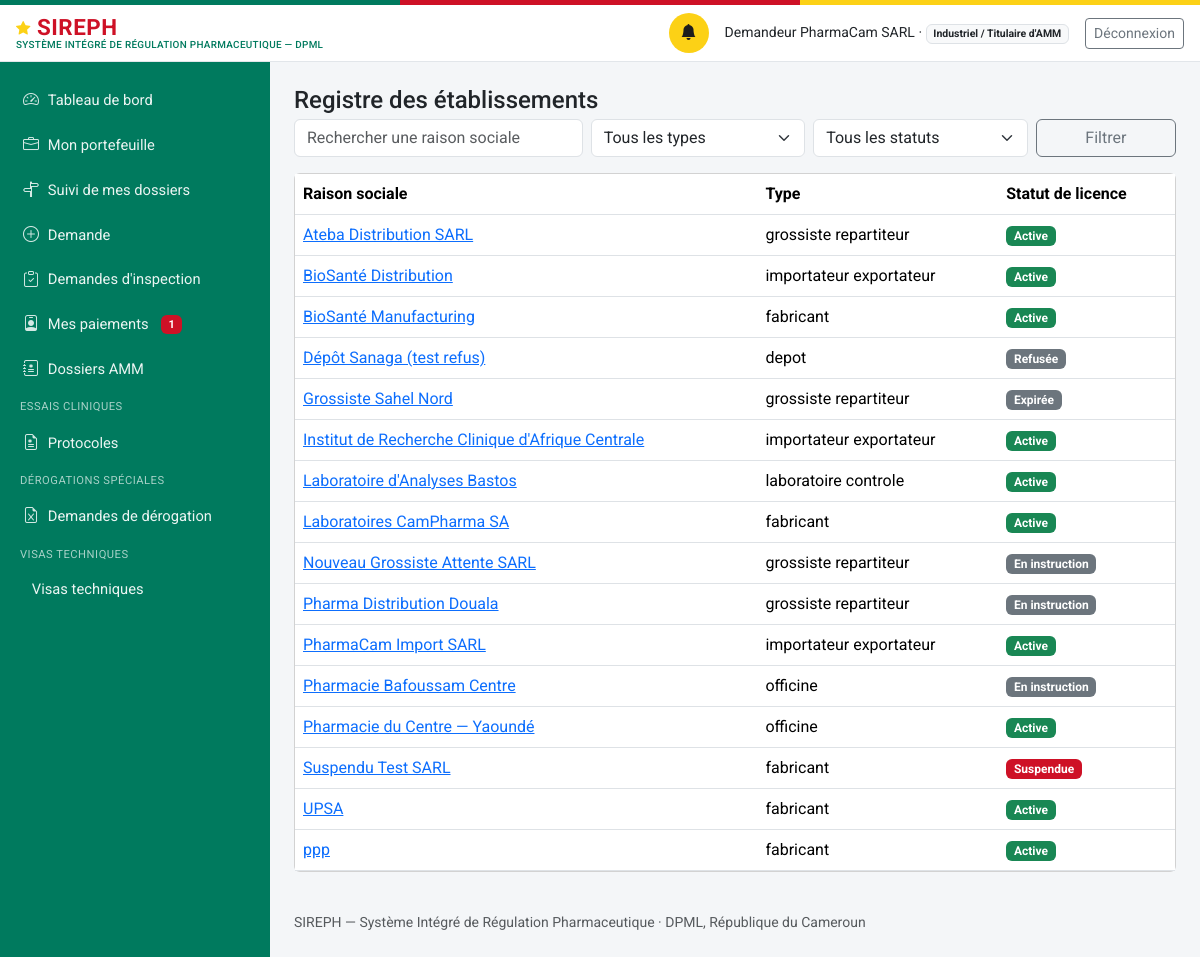
Page /etablissements (signed in) on the earlier database version.
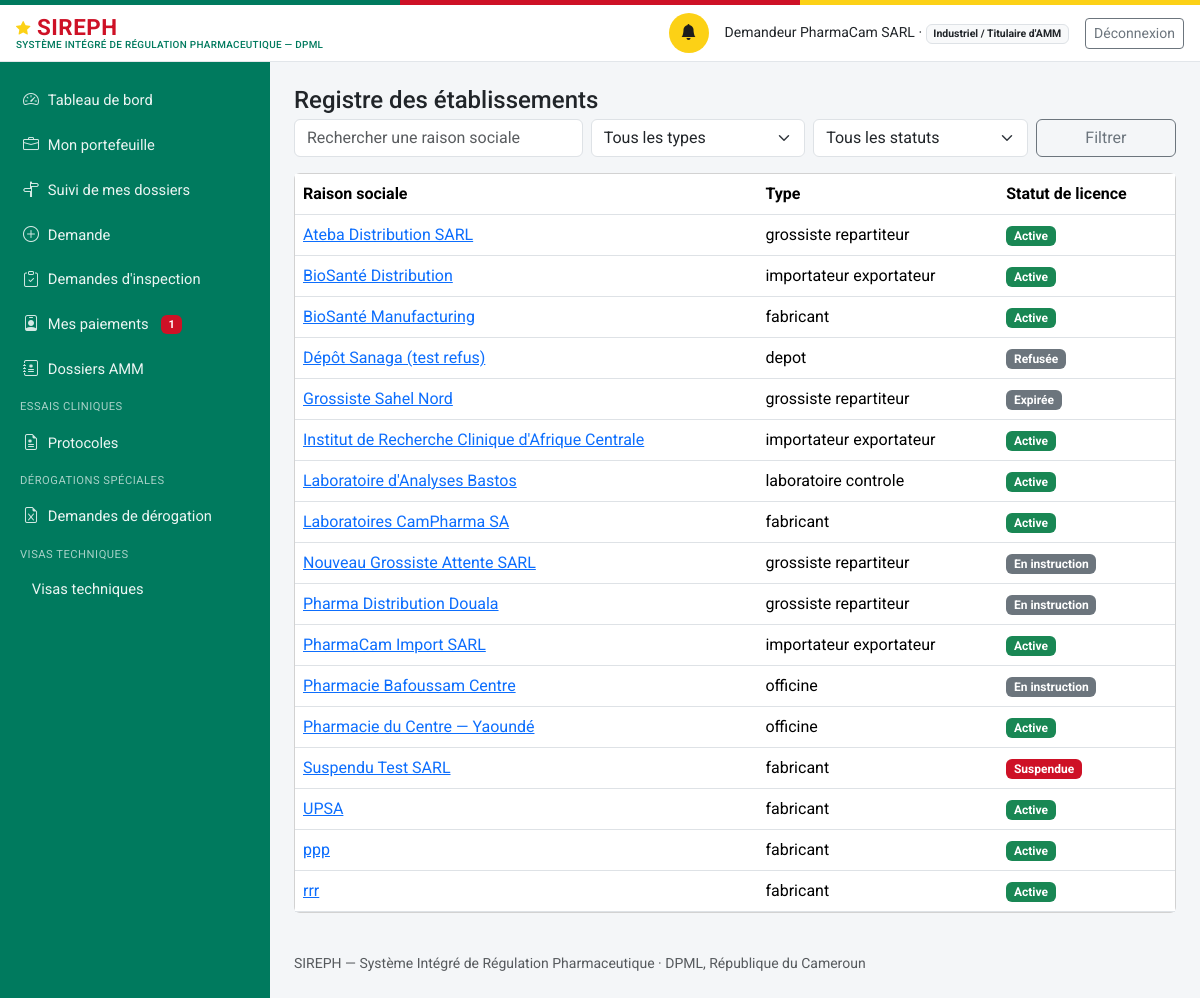
Same page on the later database version.
### models.py (models this page shows)
class Etablissement(db.Model):
    id = db.Column(db.Integer, primary_key=True)
    raison_sociale = db.Column(db.String(255), nullable=False)
    type = db.Column(db.String(40), nullable=False)
    adresse = db.Column(db.String(500))
    latitude = db.Column(db.Float, nullable=True)   # géolocalisation — exploité par le futur module RI
    longitude = db.Column(db.Float, nullable=True)
    statut_licence = db.Column(db.String(20), nullable=False, default="en_instruction")
    date_expiration_licence = db.Column(db.Date, nullable=True)
    pharmacien_responsable_id = db.Column(db.Integer, db.ForeignKey("personne.id"), nullable=True)
    categorie_activite = db.Column(db.String(30), nullable=True)
    pharmacien_responsable = db.relationship("Personne", foreign_keys=[pharmacien_responsable_id])

### routes_ri.py (the view)
@ri_bp.route("/etablissements")
def etablissements_registre():
    q = Etablissement.query
    texte = request.args.get("q", "").strip()
    type_etab = request.args.get("type", "")
    statut = request.args.get("statut", "")
    vue_publique = current_user() is None
    if vue_publique:
        q = q.filter_by(statut_licence="active")
        statut = "active"
    if texte:
        q = q.filter(Etablissement.raison_sociale.ilike(f"%{texte}%"))
    if type_etab:
        q = q.filter_by(type=type_etab)
    if statut and not vue_publique:
        q = q.filter_by(statut_licence=statut)
    etablissements = q.order_by(Etablissement.raison_sociale).all()
    return render_template("inspection/etablissements_registre.html", etablissements=etablissements,
                            q=texte, type_etab=type_etab, statut=statut, vue_publique=vue_publique)

### auth.py (called while the page is built)
def current_user():
    uid = session.get("user_id")
    if not uid:
        return None
    return db.session.get(Personne, uid)

### models.py (called while the page is built)
    @property
    def role_label(self):
        from permissions import ROLES
        return ROLES.get(self.role_systeme, self.role_systeme)

    @property
    def niveau(self):
        from permissions import niveau
        return niveau(self)

    @property
    def est_externe(self):
        from permissions import est_externe
        return est_externe(self.role_systeme)

### paiements.py (called while the page is built)
def _representant_etablissement(etablissement_id):
    return (Personne.query
            .filter(Personne.etablissement_rattachement_id == etablissement_id,
                    Personne.role_systeme.in_(_PROFILS_REPRESENTANTS),
                    Personne.statut_compte == "actif")
            .first())

def paiements_du_redevable(personne):
    resultat = []
    for p in Paiement.query.order_by(Paiement.date_creation.desc()).all():
        d = _demandeur(p)
        if d and d.id == personne.id:
            resultat.append(p)
    return resultat

### permissions.py (called while the page is built)
def est_externe(role):
    return role in ROLES_EXTERNES

def a_niveau(user, minimum):
    return niveau(user) >= minimum

### templates/inspection/etablissements_registre.html (shortened to what this page needs)
{% extends "base.html" %}
{% block content %}
<h4 class="mb-1">Registre des établissements</h4>
<form method="get" class="row g-2 mb-3" role="search">
  <div class="col-md-4">
    <input type="text" class="form-control" id="q" name="q" value="{{ q }}" placeholder="Rechercher une raison sociale">
  </div>
  <div class="col-md-3">
    <select class="form-select" id="type" name="type">
      <option value="">Tous les types</option>
    </select>
  </div>
  {% if not vue_publique %}
  <div class="col-md-3">
    <select class="form-select" id="statut" name="statut">
      <option value="">Tous les statuts</option>
    </select>
  </div>
  {% endif %}
  <div class="col-md-2"><button class="btn btn-outline-secondary w-100">Filtrer</button></div>
</form>
<div class="card">
  <div class="table-responsive">
    <table class="table table-hover align-middle mb-0">
      <thead><tr><th>Raison sociale</th><th>Type</th><th>Statut de licence</th></tr></thead>
      <tbody>
        {% for e in etablissements %}
        <tr>
          <td>{% if vue_publique %}{{ e.raison_sociale }}{% else %}<a href="{{ url_for('ri.etablissement_fiche', id=e.id) }}">{{ e.raison_sociale }}</a>{% endif %}</td>
          <td>{{ e.type.replace('_',' ') }}</td>
          <td><span class="badge {{ 'bg-success' if e.statut_licence == 'active' else ('bg-danger' if e.statut_licence in ('suspendue','revoquee') else 'bg-secondary') }}">{{ STATUTS_LICENCE.get(e.statut_licence, e.statut_licence) }}</span></td>
        </tr>
        {% else %}
        <tr><td colspan="3" class="text-center text-muted py-4">Aucun résultat ne correspond à ces critères.</td></tr>
        {% endfor %}
      </tbody>
    </table>
  </div>
</div>
{% endblock %}

Differences in the rows shown:
added Etablissement: raison_sociale "rrr", type.replace "fabricant", get "Active"
